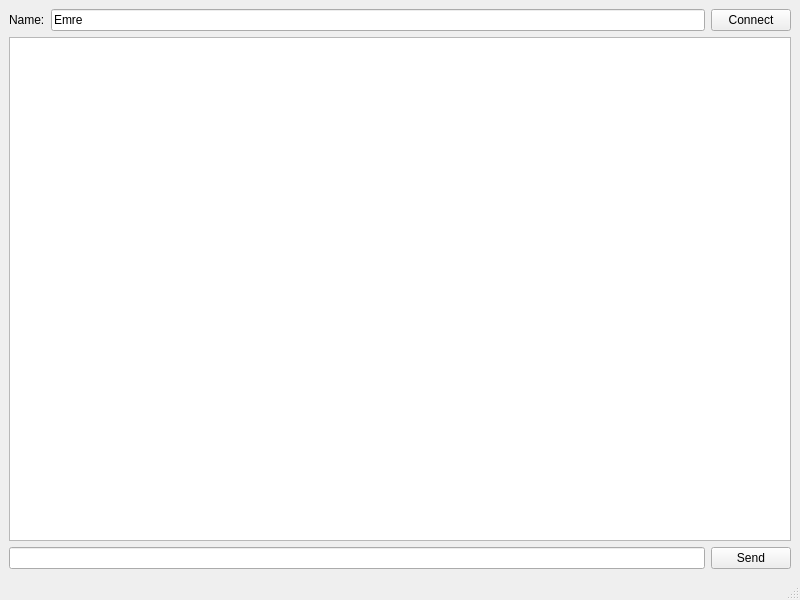
<?xml version="1.0" encoding="UTF-8"?>
<ui version="4.0">
 <class>MainWindow</class>
 <widget class="QMainWindow" name="MainWindow">
  <property name="geometry">
   <rect>
    <x>0</x>
    <y>0</y>
    <width>800</width>
    <height>600</height>
   </rect>
  </property>
  <property name="windowTitle">
   <string>Chat Client</string>
  </property>
  <widget class="QWidget" name="centralwidget">
   <layout class="QVBoxLayout" name="verticalLayout">
    <item>
     <layout class="QHBoxLayout" name="horizontalLayout_4">
      <property name="bottomMargin">
       <number>0</number>
      </property>
      <item>
       <widget class="QLabel" name="label">
        <property name="text">
         <string>Name:</string>
        </property>
       </widget>
      </item>
      <item>
       <widget class="QLineEdit" name="nameInput">
        <property name="text">
         <string>Emre</string>
        </property>
       </widget>
      </item>
      <item>
       <widget class="QPushButton" name="connectButton">
        <property name="text">
         <string>Connect</string>
        </property>
       </widget>
      </item>
     </layout>
    </item>
    <item>
     <widget class="QTextBrowser" name="chatDisplay"/>
    </item>
    <item>
     <layout class="QHBoxLayout" name="horizontalLayout">
      <item>
       <widget class="QLineEdit" name="messageInput"/>
      </item>
      <item>
       <widget class="QPushButton" name="sendButton">
        <property name="text">
         <string>Send</string>
        </property>
       </widget>
      </item>
     </layout>
    </item>
   </layout>
  </widget>
  <widget class="QMenuBar" name="menubar">
   <property name="geometry">
    <rect>
     <x>0</x>
     <y>0</y>
     <width>800</width>
     <height>21</height>
    </rect>
   </property>
  </widget>
  <widget class="QStatusBar" name="statusbar"/>
 </widget>
 <resources/>
 <connections/>
</ui>
